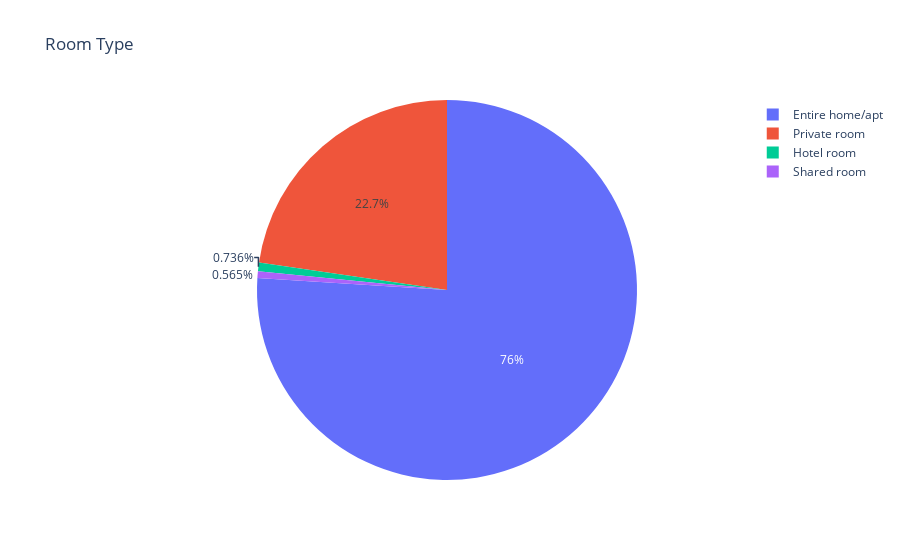

This figure's notebook cell:
### Code cell
count = df['room_type'].value_counts()
fig = px.pie(df, values=count, names=count.index, title='Room Type')
fig.show()

### Figure 1 — Plotly figure (JSON) as saved in the notebook; plotly's stock layout.template omitted (floating-point values rounded to 4 significant figures)
{"data": [{"domain": {"x": [0, 1], "y": [0, 1]}, "hovertemplate": "label=%{label}<br>value=%{value}<extra></extra>", "labels": ["Entire home/apt", "Private room", "Hotel room", "Shared room"], "legendgroup": "", "name": "", "showlegend": true, "type": "pie", "values": [5783, 1726, 56, 43]}], "layout": {"legend": {"tracegroupgap": 0}, "title": {"text": "Room Type"}}}
